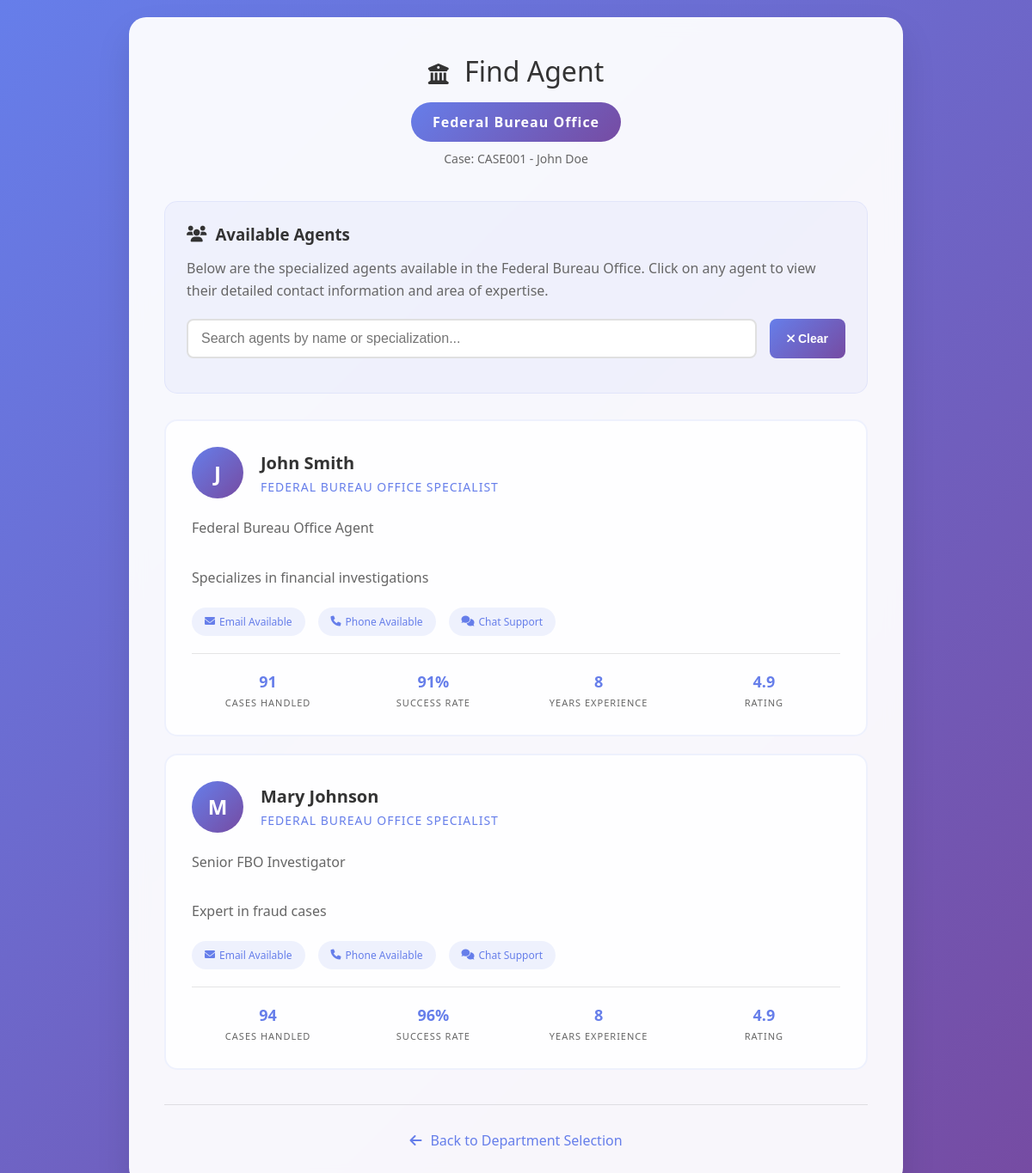
The page /find_agent.php?case_id=CASE001&office=FBO on the database its author committed.
### tables this page shows
CREATE TABLE cases (
    id INT PRIMARY KEY AUTO_INCREMENT,
    case_id VARCHAR(50) UNIQUE NOT NULL,
    full_name VARCHAR(255) NOT NULL,
    contact_info TEXT,
    spam_type VARCHAR(100),
    broker_name VARCHAR(255),
    recovered_amount DECIMAL(15,2) DEFAULT 0.00,
    house_address TEXT,
    financial_insight TEXT,
    status ENUM('pending', 'activated', 'declined') DEFAULT 'pending',
    kyc_status ENUM('pending', 'approved', 'rejected') DEFAULT 'pending',
    kyc_document VARCHAR(255),
    kyc_notes TEXT,
    created_at TIMESTAMP DEFAULT CURRENT_TIMESTAMP,
    updated_at TIMESTAMP DEFAULT CURRENT_TIMESTAMP ON UPDATE CURRENT_TIMESTAMP
);

CREATE TABLE agents (
    id INT PRIMARY KEY AUTO_INCREMENT,
    office_type ENUM('FBO', 'stock_exchange', 'SEO') NOT NULL,
    agent_name VARCHAR(255) NOT NULL,
    contact_info TEXT,
    email VARCHAR(100),
    phone VARCHAR(50),
    status ENUM('active', 'inactive') DEFAULT 'active',
    created_at TIMESTAMP DEFAULT CURRENT_TIMESTAMP
);

### config.php (called while the page is built, shortened)
<?php
function sanitizeInput($input) {
    return htmlspecialchars(trim($input), ENT_QUOTES, 'UTF-8');
}
?>

### find_agent.php (the view, shortened to what this page needs)
<?php
require_once 'config.php';
$case_id = isset($_GET['case_id']) ? sanitizeInput($_GET['case_id']) : '';
$office = isset($_GET['office']) ? sanitizeInput($_GET['office']) : '';
$stmt = $pdo->prepare("SELECT * FROM cases WHERE case_id = ? AND status = 'activated'");
$stmt->execute([$case_id]);
$case = $stmt->fetch();
$stmt = $pdo->prepare("SELECT * FROM agents WHERE office_type = ? AND status = 'active' ORDER BY agent_name");
$stmt->execute([$office]);
$agents = $stmt->fetchAll();
$office_names = [
    'FBO' => 'Federal Bureau Office',
    'stock_exchange' => 'Stock Exchange Intermediary',
    'SEO' => 'SEO Department'
];
$office_display = isset($office_names[$office]) ? $office_names[$office] : ucfirst(str_replace('_', ' ', $office));
?>
<!DOCTYPE html>
<html lang="en">
<head>
    <link rel="stylesheet" href="https://cdnjs.cloudflare.com/ajax/libs/font-awesome/6.0.0/css/all.min.css">
</head>
<body>
    <div class="container">
        <div class="header">
            <h1 class="<?php echo $office; ?>">
                <?php
                $icons = [
                    'FBO' => 'fas fa-university',
                    'stock_exchange' => 'fas fa-chart-line',
                    'SEO' => 'fas fa-search'
                ];
                $icon = isset($icons[$office]) ? $icons[$office] : 'fas fa-user-tie';
                ?>
                <i class="office-icon <?php echo $icon; ?>"></i>
                Find Agent
            </h1>
            <div class="department-badge"><?php echo sanitizeInput($office_display); ?></div>
            <div class="case-info">Case: <?php echo sanitizeInput($case['case_id']); ?> - <?php echo sanitizeInput($case['full_name']); ?></div>
        </div>
        <div class="search-section">
            <h3>
                <i class="fas fa-users"></i>
                Available Agents
            </h3>
            <p>Below are the specialized agents available in the <?php echo sanitizeInput($office_display); ?>. Click on any agent to view their detailed contact information and area of expertise.</p>
            <div class="search-input">
                <input type="text" id="agentSearch" placeholder="Search agents by name or specialization..." onkeyup="filterAgents()">
                <button class="search-btn" onclick="clearSearch()">
                    <i class="fas fa-times"></i> Clear
                </button>
            </div>
        </div>
        <div class="agent-list" id="agentList">
            <?php if (count($agents) > 0): ?>
                <?php foreach ($agents as $index => $agent): ?>
                    <div class="agent-card" onclick="showContactInfo('<?php echo sanitizeInput($agent['agent_name']); ?>', '<?php echo sanitizeInput($agent['contact_info']); ?>', '<?php echo sanitizeInput($agent['email']); ?>', '<?php echo sanitizeInput($agent['phone']); ?>')">
                        <div class="agent-content">
                            <div class="agent-header">
                                <div class="agent-avatar">
                                    <?php echo strtoupper(substr($agent['agent_name'], 0, 1)); ?>
                                </div>
                                <div class="agent-details">
                                    <h3><?php echo sanitizeInput($agent['agent_name']); ?></h3>
                                    <div class="agent-title"><?php echo sanitizeInput($office_display); ?> Specialist</div>
                                </div>
                            </div>
                            <div class="agent-contact"><?php echo nl2br(sanitizeInput($agent['contact_info'])); ?></div>
                            <div class="contact-methods">
                                <?php if ($agent['email']): ?>
                                    <div class="contact-method">
                                        <i class="fas fa-envelope"></i>
                                        Email Available
                                    </div>
                                <?php endif; ?>
                                <?php if ($agent['phone']): ?>
                                    <div class="contact-method">
                                        <i class="fas fa-phone"></i>
                                        Phone Available
                                    </div>
                                <?php endif; ?>
                                <div class="contact-method">
                                    <i class="fas fa-comments"></i>
                                    Chat Support
                                </div>
                            </div>
                            <div class="agent-stats">
                                <div class="stat-item">
                                    <div class="stat-value"><?php echo rand(50, 200); ?></div>
                                    <div class="stat-label">Cases Handled</div>
                                </div>
                                <div class="stat-item">
                                    <div class="stat-value"><?php echo rand(85, 98); ?>%</div>
                                    <div class="stat-label">Success Rate</div>
                                </div>
                                <div class="stat-item">
                                    <div class="stat-value"><?php echo rand(2, 8); ?></div>
                                    <div class="stat-label">Years Experience</div>
                                </div>
                                <div class="stat-item">
                                    <div class="stat-value">4.<?php echo rand(7, 9); ?></div>
                                    <div class="stat-label">Rating</div>
                                </div>
                            </div>
                        </div>
                    </div>
                <?php endforeach; ?>
            <?php endif; ?>
        </div>
        <div class="back-navigation">
            <a href="office_selection.php?case_id=<?php echo urlencode($case_id); ?>" class="back-link">
                <i class="fas fa-arrow-left"></i>
                Back to Department Selection
            </a>
        </div>
    </div>
</body>
</html>

### find_agent.php (style rules this page uses)
* { margin: 0; padding: 0; box-sizing: border-box; }
body { font-family: 'Segoe UI', Tahoma, Geneva, Verdana, sans-serif; background: linear-gradient(135deg, #667eea 0%, #764ba2 100%); min-height: 100vh; margin: 0; padding: 20px; }
.container { max-width: 900px; margin: 0 auto; background: rgba(255, 255, 255, 0.95); backdrop-filter: blur(10px); border-radius: 20px; box-shadow: 0 20px 40px rgba(0,0,0,0.1); padding: 40px; border: 1px solid rgba(255,255,255,0.2); }
.header { text-align: center; margin-bottom: 40px; }
.header h1 { color: #333; margin-bottom: 15px; font-size: 32px; font-weight: 300; }
.department-badge { background: linear-gradient(135deg, #667eea 0%, #764ba2 100%); color: white; padding: 12px 25px; border-radius: 25px; display: inline-block; font-weight: 600; letter-spacing: 1px; margin-bottom: 10px; }
.case-info { color: #666; font-size: 14px; }
.search-section { background: rgba(102, 126, 234, 0.05); border: 1px solid rgba(102, 126, 234, 0.1); border-radius: 15px; padding: 25px; margin-bottom: 30px; }
.search-section h3 { color: #333; margin-bottom: 15px; display: flex; align-items: center; gap: 10px; }
.search-section p { color: #666; line-height: 1.6; margin-bottom: 20px; }
.search-input { display: flex; gap: 15px; margin-bottom: 15px; }
.search-input input { flex: 1; padding: 12px 15px; border: 2px solid #e0e0e0; border-radius: 8px; font-size: 16px; transition: border-color 0.3s; }
.search-btn { background: linear-gradient(135deg, #667eea 0%, #764ba2 100%); color: white; padding: 12px 20px; border: none; border-radius: 8px; cursor: pointer; font-size: 14px; font-weight: 600; transition: transform 0.2s; }
.agent-list { display: grid; gap: 20px; }
.agent-card { background: rgba(255, 255, 255, 0.9); border: 2px solid rgba(102, 126, 234, 0.1); padding: 30px; border-radius: 15px; cursor: pointer; transition: all 0.3s ease; position: relative; overflow: hidden; }
.agent-card::before { content: ''; position: absolute; top: 0; left: 0; right: 0; bottom: 0; background: linear-gradient(135deg, rgba(102, 126, 234, 0.05) 0%, rgba(118, 75, 162, 0.05) 100%); opacity: 0; transition: opacity 0.3s ease; }
.agent-content { position: relative; z-index: 1; }
.agent-header { display: flex; align-items: center; gap: 20px; margin-bottom: 20px; }
.agent-avatar { width: 60px; height: 60px; border-radius: 50%; background: linear-gradient(135deg, #667eea 0%, #764ba2 100%); display: flex; align-items: center; justify-content: center; color: white; font-size: 24px; font-weight: bold; }
.agent-details h3 { color: #333; margin-bottom: 5px; font-size: 20px; font-weight: 600; }
.agent-title { color: #667eea; font-size: 14px; font-weight: 500; text-transform: uppercase; letter-spacing: 1px; }
.agent-contact { color: #666; line-height: 1.8; margin-bottom: 20px; white-space: pre-line; }
.contact-methods { display: flex; gap: 15px; flex-wrap: wrap; }
.contact-method { background: rgba(102, 126, 234, 0.1); color: #667eea; padding: 8px 15px; border-radius: 20px; font-size: 12px; font-weight: 500; display: flex; align-items: center; gap: 5px; }
.agent-stats { display: grid; grid-template-columns: repeat(auto-fit, minmax(100px, 1fr)); gap: 15px; margin-top: 20px; padding-top: 20px; border-top: 1px solid rgba(0,0,0,0.1); }
.stat-item { text-align: center; }
.stat-value { font-size: 18px; font-weight: bold; color: #667eea; margin-bottom: 5px; }
.stat-label { font-size: 11px; color: #666; text-transform: uppercase; letter-spacing: 1px; }
.back-navigation { margin-top: 40px; padding-top: 30px; border-top: 1px solid rgba(0,0,0,0.1); text-align: center; }
.back-link { color: #667eea; text-decoration: none; transition: all 0.3s ease; display: inline-flex; align-items: center; gap: 10px; font-weight: 500; }
.office-icon { font-size: 24px; margin-right: 10px; }

### rows shown on the page
cases: case "CASE001", full_name "John Doe"
agents: agent_name "J", agent_name "John Smith", contact_info "Federal Bureau Office Agent Specializes in financial investigations", shows "Email Available", phone "Phone Available"
agents: agent_name "M", agent_name "Mary Johnson", contact_info "Senior FBO Investigator Expert in fraud cases", shows "Email Available", phone "Phone Available"

### other values the page prints
sanitizeInput($office_display) "Federal Bureau Office"
